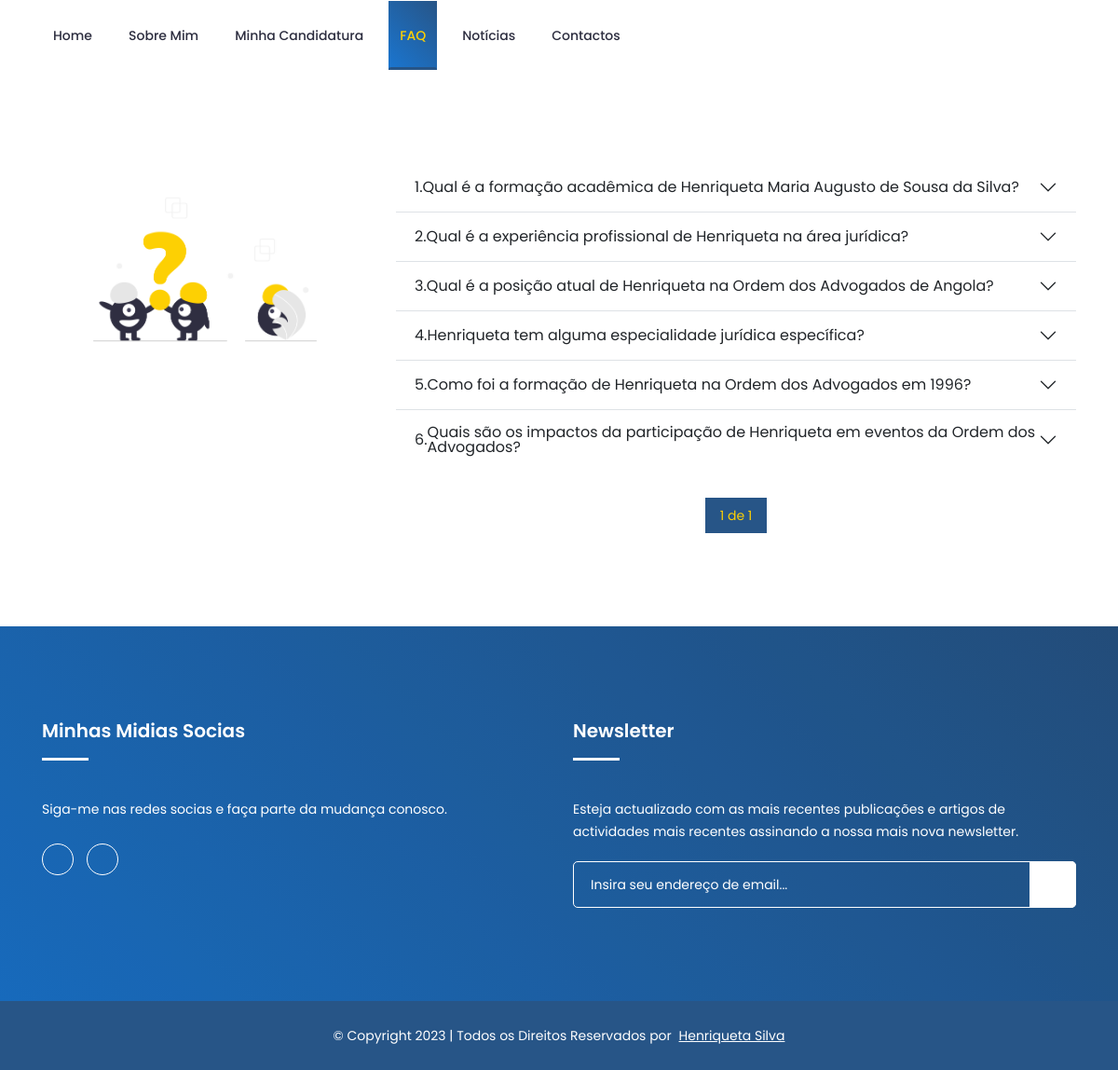
/perguntas-frequentes/, run on the app's committed database.
### apps/website/models.py (models this page shows, shortened)
class FrequentQuestion(models.Model):
    question = models.TextField(null=False, blank=False)
    slug = models.SlugField()
    answer = models.TextField(null=False, blank=False)
    author = models.ForeignKey(to=User, on_delete=models.PROTECT, null=False, related_name="frenquent_questions")
    published = models.BooleanField(default=False)
    created_at = models.DateTimeField(auto_now_add=True)
    updated_at = models.DateTimeField(auto_now=True)
    class Meta:
        ordering = ["id","-created_at"]

### apps/website/views.py (the view)
# urls.py: path('perguntas-frequentes/', faq, name="faq"),
def faq(request):
    list_faqs = FrequentQuestion.objects.filter(published=True)
    paginator = Paginator(list_faqs, 10)
    page = request.GET.get('page')
    faqs = paginator.get_page(page)
    return render(request, "website/faq.html", {"faqs":faqs, "page_name":"faqs"})

### templates/website/faq.html (shortened to what this page needs)
{% extends "base.html" %}
{% load static %}
{% block content %}
<section class="section">
    <div class="container">
        <div class="row">
            <div class="col-lg-4 col-12">
                <img src="{% static 'assets/geral/img/faq.png' %}" alt="">
            </div>
            <div class="col-lg-8 col-12">
                <div class="accordion accordion-flush" id="accordionFlushExample">
                    {% for faq in faqs %}
                    <div class="accordion-item">
                        <h2 class="accordion-header">
                            <button class="accordion-button collapsed" type="button" data-bs-toggle="collapse"
                                data-bs-target="#flush-collapse{{faq.id}}" aria-expanded="false"
                                aria-controls="flush-collapse{{faq.id}}">
                                <span>{{faq.id}}.</span>
                                {{faq.question}}
                            </button>
                        </h2>
                    </div>
                    {% endfor %}
                </div>
                <div class="pagination d-flex justify-content-center">
                    <ul>
                      <li class="active">
                        <a href="#"> {{faqs.number }} de {{ faqs.paginator.num_pages }} </a>
                      </li>
                    </ul>
                  </div>
            </div>
        </div>
</section>
{% endblock %}

### setup/static/assets/geral/css/main.css (style rules this page uses)
:root { --blue-color:#275587; --yellow-color:#fdd003; --dark-blue-color:#275587; --light-blue-color:#1A76D1; }
.pagination { margin-top: 30px; color: var(--yellow-color); }
.pagination ul { display: flex; padding: 0; margin: 0; list-style: none; }
.pagination li { margin: 0 5px; transition: 0.3s; }
.pagination li a { color: var(--blue-color); padding: 7px 16px; display: flex; align-items: center; justify-content: center; }
.pagination li.active, .pagination li:hover { background: var(--blue-color); color: var(--yellow-color); }
.pagination li.active a, .pagination li:hover a { color: var(--yellow-color); }

### data on the page
FrequentQuestion: id "1", question "Qual é a formação acadêmica de Henriqueta Maria Augusto de Sousa da Silva?"
FrequentQuestion: id "2", question "Qual é a experiência profissional de Henriqueta na área jurídica?"
FrequentQuestion: id "3", question "Qual é a posição atual de Henriqueta na Ordem dos Advogados de Angola?"
FrequentQuestion: id "4", question "Henriqueta tem alguma especialidade jurídica específica?"
FrequentQuestion: id "5", question "Como foi a formação de Henriqueta na Ordem dos Advogados em 1996?"
FrequentQuestion: id "6", question "Quais são os impactos da participação de Henriqueta em eventos da Ordem dos Advogados?"

### other printed values
{{ faqs.number }} "1"
{{ faqs.paginator.num_pages }} "1"
